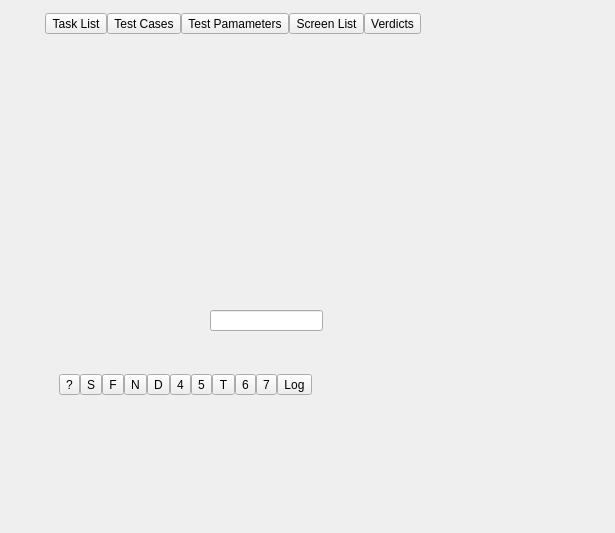
<?xml version="1.0" encoding="UTF-8"?>
<ui version="4.0">
 <class>TaskStashW</class>
 <widget class="QMainWindow" name="TaskStashW">
  <property name="geometry">
   <rect>
    <x>0</x>
    <y>0</y>
    <width>615</width>
    <height>533</height>
   </rect>
  </property>
  <property name="windowTitle">
   <string notr="true">cchelper</string>
  </property>
  <widget class="QWidget" name="centralwidget">
   <widget class="QWidget" name="horizontalLayoutWidget">
    <property name="geometry">
     <rect>
      <x>12</x>
      <y>12</y>
      <width>442</width>
      <height>24</height>
     </rect>
    </property>
    <layout class="QHBoxLayout" name="horizontalLayout">
     <property name="spacing">
      <number>0</number>
     </property>
     <item>
      <spacer name="horizontalSpacer_2">
       <property name="orientation">
        <enum>Qt::Horizontal</enum>
       </property>
       <property name="sizeHint" stdset="0">
        <size>
         <width>40</width>
         <height>20</height>
        </size>
       </property>
      </spacer>
     </item>
     <item>
      <widget class="QToolButton" name="toolButton">
       <property name="text">
        <string>Task List</string>
       </property>
      </widget>
     </item>
     <item>
      <widget class="QToolButton" name="TCButton">
       <property name="text">
        <string>Test Cases</string>
       </property>
      </widget>
     </item>
     <item>
      <widget class="QToolButton" name="TPButton">
       <property name="text">
        <string>Test Pamameters</string>
       </property>
      </widget>
     </item>
     <item>
      <widget class="QToolButton" name="SButton">
       <property name="text">
        <string>Screen List</string>
       </property>
      </widget>
     </item>
     <item>
      <widget class="QToolButton" name="VButton">
       <property name="text">
        <string>Verdicts</string>
       </property>
      </widget>
     </item>
     <item>
      <spacer name="horizontalSpacer">
       <property name="orientation">
        <enum>Qt::Horizontal</enum>
       </property>
       <property name="sizeHint" stdset="0">
        <size>
         <width>40</width>
         <height>20</height>
        </size>
       </property>
      </spacer>
     </item>
    </layout>
   </widget>
   <widget class="QWidget" name="">
    <property name="geometry">
     <rect>
      <x>12</x>
      <y>373</y>
      <width>346</width>
      <height>24</height>
     </rect>
    </property>
    <layout class="QHBoxLayout" name="horizontalLayout_2">
     <property name="spacing">
      <number>0</number>
     </property>
     <item>
      <spacer name="horizontalSpacer_4">
       <property name="orientation">
        <enum>Qt::Horizontal</enum>
       </property>
       <property name="sizeHint" stdset="0">
        <size>
         <width>40</width>
         <height>20</height>
        </size>
       </property>
      </spacer>
     </item>
     <item>
      <widget class="QToolButton" name="F1Button">
       <property name="text">
        <string>?</string>
       </property>
      </widget>
     </item>
     <item>
      <widget class="QToolButton" name="settingButton">
       <property name="text">
        <string>S</string>
       </property>
      </widget>
     </item>
     <item>
      <widget class="QToolButton" name="findButton">
       <property name="text">
        <string>F</string>
       </property>
      </widget>
     </item>
     <item>
      <widget class="QToolButton" name="newButton">
       <property name="text">
        <string>N</string>
       </property>
      </widget>
     </item>
     <item>
      <widget class="QToolButton" name="delButton">
       <property name="text">
        <string>D</string>
       </property>
      </widget>
     </item>
     <item>
      <widget class="QToolButton" name="buildButton">
       <property name="text">
        <string>4</string>
       </property>
       <property name="toolButtonStyle">
        <enum>Qt::ToolButtonIconOnly</enum>
       </property>
      </widget>
     </item>
     <item>
      <widget class="QToolButton" name="runButton">
       <property name="text">
        <string>5</string>
       </property>
       <property name="toolButtonStyle">
        <enum>Qt::ToolButtonIconOnly</enum>
       </property>
      </widget>
     </item>
     <item>
      <widget class="QToolButton" name="stopButton">
       <property name="text">
        <string>T</string>
       </property>
      </widget>
     </item>
     <item>
      <widget class="QToolButton" name="submitButton">
       <property name="sizePolicy">
        <sizepolicy hsizetype="Fixed" vsizetype="Fixed">
         <horstretch>0</horstretch>
         <verstretch>0</verstretch>
        </sizepolicy>
       </property>
       <property name="text">
        <string>6</string>
       </property>
       <property name="toolButtonStyle">
        <enum>Qt::ToolButtonIconOnly</enum>
       </property>
      </widget>
     </item>
     <item>
      <widget class="QToolButton" name="arxivButton">
       <property name="sizePolicy">
        <sizepolicy hsizetype="Fixed" vsizetype="Fixed">
         <horstretch>0</horstretch>
         <verstretch>0</verstretch>
        </sizepolicy>
       </property>
       <property name="text">
        <string>7</string>
       </property>
       <property name="toolButtonStyle">
        <enum>Qt::ToolButtonIconOnly</enum>
       </property>
      </widget>
     </item>
     <item>
      <widget class="QToolButton" name="logButton">
       <property name="text">
        <string>Log</string>
       </property>
      </widget>
     </item>
     <item>
      <spacer name="horizontalSpacer_3">
       <property name="orientation">
        <enum>Qt::Horizontal</enum>
       </property>
       <property name="sizeHint" stdset="0">
        <size>
         <width>40</width>
         <height>20</height>
        </size>
       </property>
      </spacer>
     </item>
    </layout>
   </widget>
   <widget class="QLineEdit" name="lineEdit">
    <property name="geometry">
     <rect>
      <x>210</x>
      <y>310</y>
      <width>113</width>
      <height>21</height>
     </rect>
    </property>
   </widget>
   <widget class="QStackedWidget" name="stackedWidget">
    <property name="geometry">
     <rect>
      <x>140</x>
      <y>70</y>
      <width>351</width>
      <height>211</height>
     </rect>
    </property>
    <widget class="QWidget" name="editor"/>
    <widget class="QWidget" name="terminal"/>
   </widget>
  </widget>
  <widget class="QStatusBar" name="statusbar">
   <property name="sizeGripEnabled">
    <bool>false</bool>
   </property>
  </widget>
 </widget>
 <resources/>
 <connections/>
</ui>
